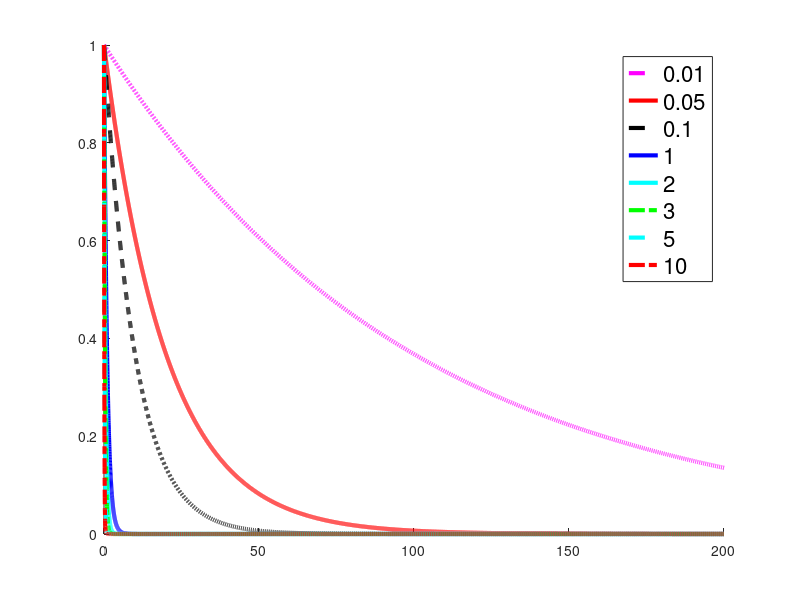

Write MATLAB code to recreate this figure.

dist1 = 0:0.02:200;
% dist2 = 100:50:5000;

figure();
hold on;
set(0, 'defaultlinelinewidth', 3)
plot(dist1, exp( -0.01 * dist1 ), 'm--');
plot(dist1, exp( -0.05 * dist1 ), 'r-');
plot(dist1, exp( -0.1 * dist1 ), 'k--');
plot(dist1, exp( - dist1 ), 'b-');
plot(dist1, exp( - 2 * dist1 ), 'c-');
plot(dist1, exp( - 3 * dist1 ), 'g-.');
plot(dist1, exp( -5 * dist1 ), 'c--');
plot(dist1, exp( - 10 * dist1 ), 'r-.');

legend({'0.01', '0.05', '0.1', '1', '2', '3', '5', '10'}, 'fontsize', 16);
% set(gca, 'yscale', 'log');



